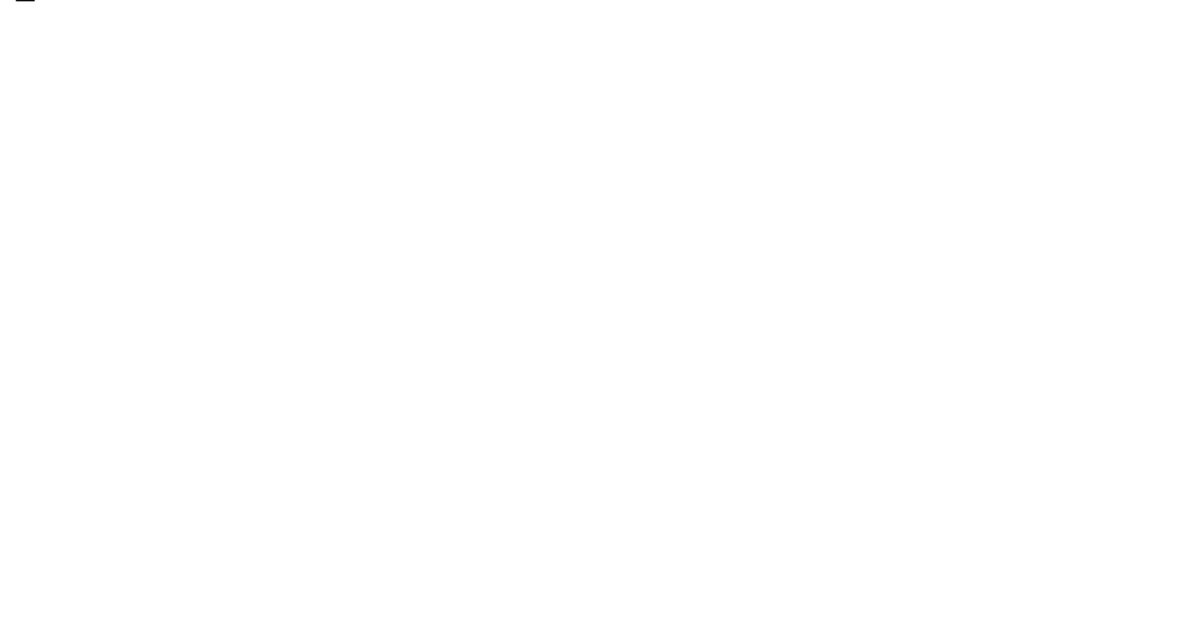
Frame 1 (no input)
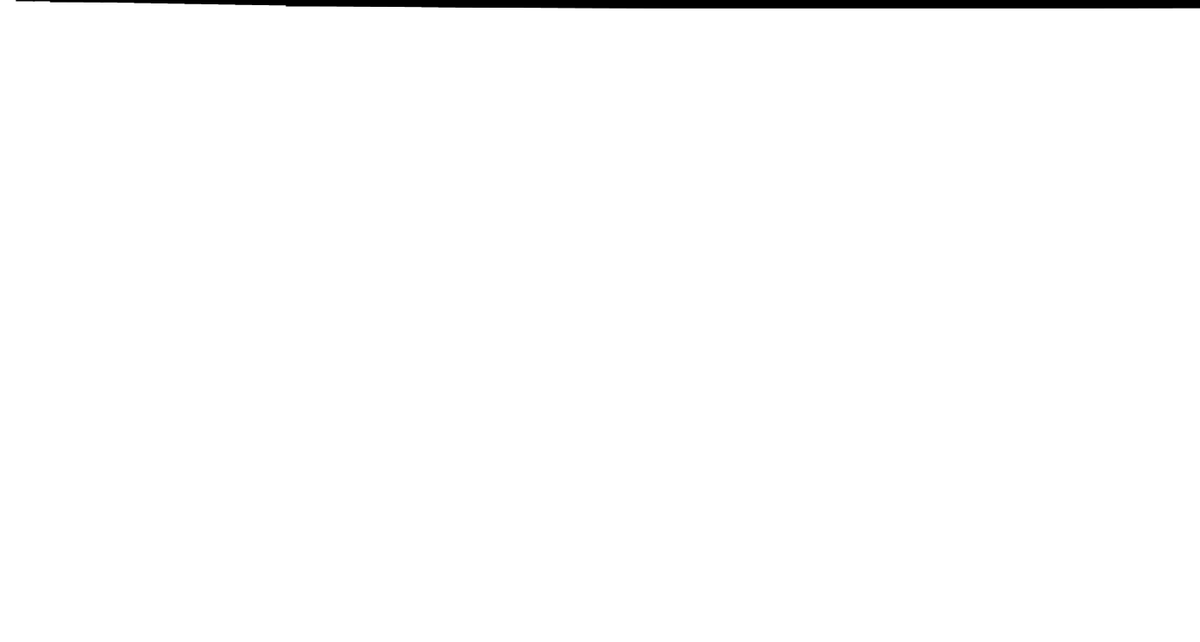
Frame 60 (the mouse pressed at the canvas centre just before this capture)
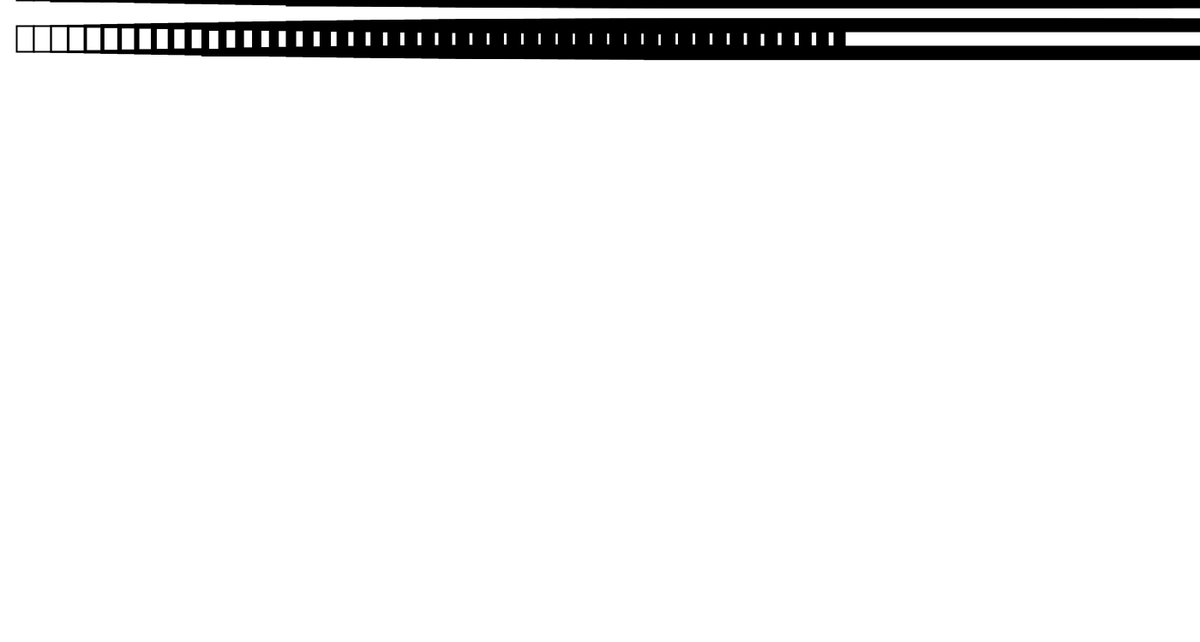
Frame 120 (the mouse held since frame 60 and released just before this capture)

The Processing sketch that drew these frames (run headless with seeded random() and noise(); from frame 60 on, the mouse is pressed at the canvas centre):

// Processing sketch: projet11
// ── projet11.pde
int X=0;
int Y=0;
int X1=20;
int Y1=30;
float valsin;
int i=0;
float rand;

void setup(){
  frameRate(3000);
  size(1400,750);
  background(255);
}
void draw(){
    X+=20;
    X1+=20;
    valsin = abs((sin((X*PI)/1400))*3.5)*5;
    if (valsin<=2)
    {
      valsin=2;
    }
    strokeWeight(valsin);
    rand=random(PI/4,PI/2);
    //line(X-30,Y+30,X,Y);
    rect(X-cos(rand),Y+sin(rand),X,Y);
    //line(X,Y,X1,Y1);
    if (X>1400)
    {
    X=0;
    X1=20;
    Y+=30;
    Y1+=30;
    }
  }
